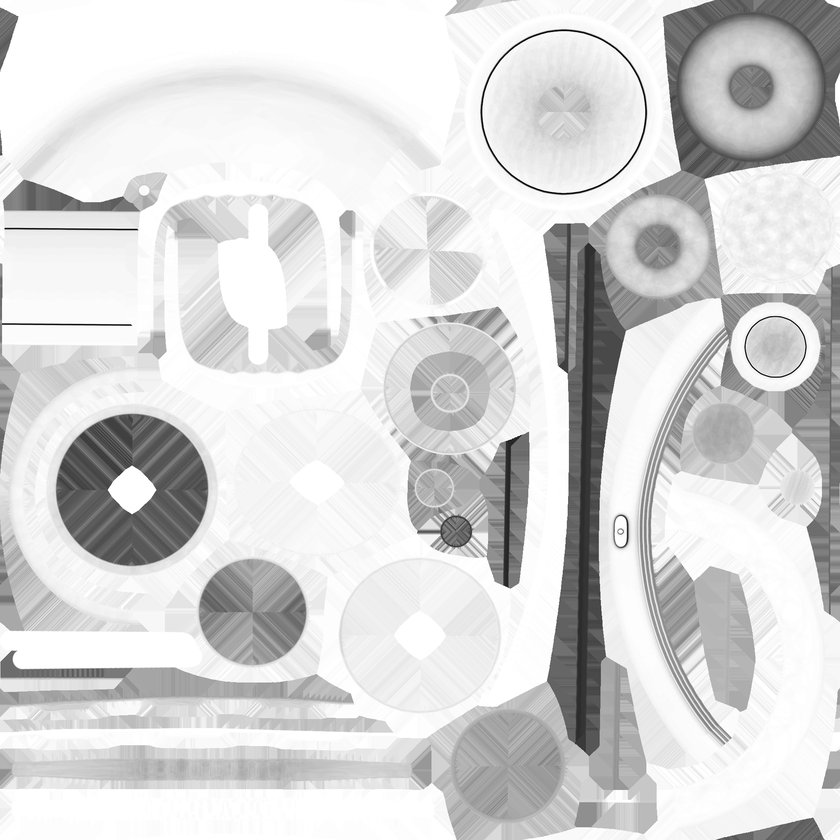
#> input picture assets/textures_uncomp/Flashlight_2/Flashlight_2_ao.png, 840 x 840 px, shrunk from 2048 x 2048 before the run, found by its file name; the run also reads 1 picture not shown here
$ jupyter execute test.ipynb
#> lines starting #> are read from the running program, lines starting #| are printed output that depends on the picture
[cell 1]
from skimage import io, img_as_float
import numpy as np

[cell 2]
BASE = "./Flashlight_2"
path_ao = "_ao.png"
path_metallic = "_Metallic.png"

[cell 3]
ao = img_as_float(io.imread(BASE+path_ao))# / 256.0
#> ao: shape (840, 840) float64; min 0, max 1, mean 0.842
metallic = img_as_float(io.imread(BASE+path_metallic)[:,:,0])
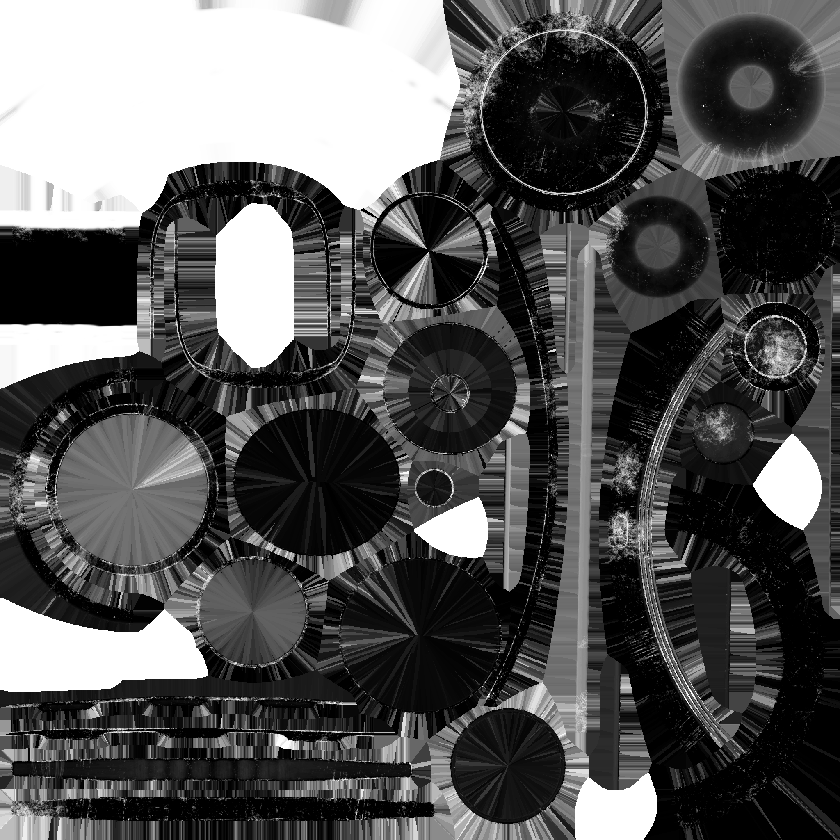
#> metallic: shape (840, 840) float64; min 0, max 1, mean 0.343
n,m = ao.shape
#> n = 840; m = 840
r = np.ones((n,m))

[cell 4]
#r_ao_m
# roughness = 0
stacked = np.stack((r, ao, metallic), axis=2)
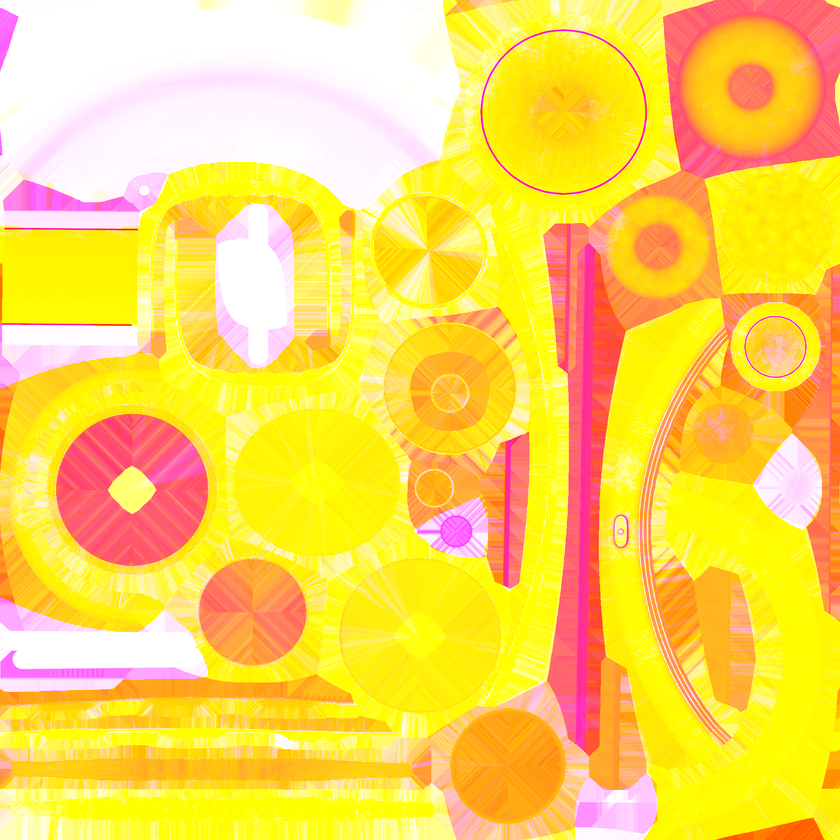
#> stacked: shape (840, 840, 3) float64; mean of channels 0, 1, 2 1, 0.842, 0.343; drawn as R, G, B
stacked = img_as_float(stacked)
print(stacked.shape)
#| (840, 840, 3)
io.imshow(stacked)

[cell 5]
image_uint8 = (stacked * 255).astype(np.uint8)

io.imsave(BASE+"r_ao_m.png", image_uint8)
